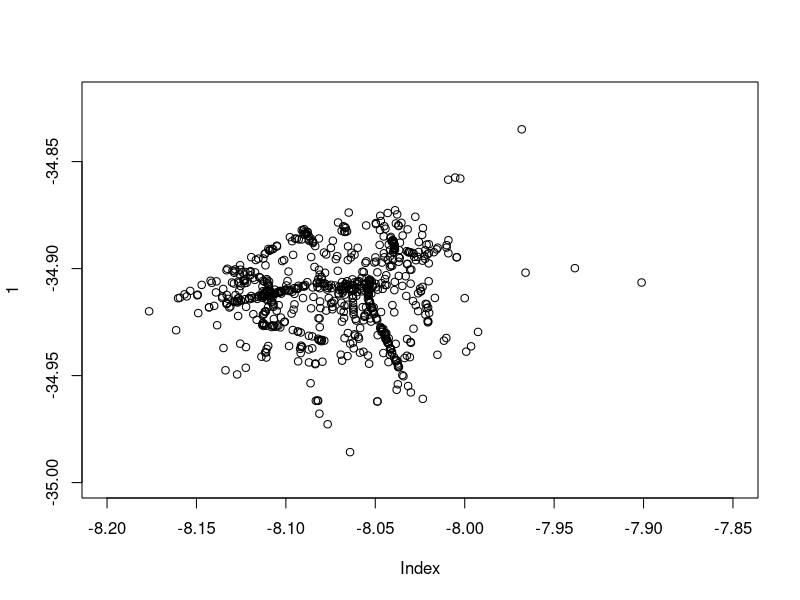

Source code (R):
library(base)

values.num <- function(list) {
  as.numeric(paste(unlist(list)))
}

add.days <- function(date,n) {
  seq(date, by = paste (n, "days"), length = 2)[2]
}

get.pos <- function(lb, up, dt) {
  i = 1
  for(date in seq(lb, up, by='days')) {
    if (dt == date) {
      return(i)
    }
    i = i + 1
  }

  stop('Date not in range!')
}

inc <- function(el) {
  if (typeof(el) == 'double') {
    return(el + 1)
  } else {
    return(1)
  }
}

get.month <- function(date) {
  as.integer(substr(date,6,7))
}

get.year <- function(date) {
  as.integer(substr(date,1,4))
}

data <- read.csv('sample_car_dealer_visits.csv')

dates <- unique(as.Date(data$dt)[order(as.Date(data$dt))])
start.date <- head(dates, 1)
end.date <- tail(dates, 1)

series <- list()

for (name in unique(as.character(data$place_name))) {
  series[[name]] <- NULL
  series[[name]]$visits <- integer(length(seq(start.date,end.date,by='days')))
}

for (i in 1:length(data$dt)) {
  name <- as.character(data$place_name[i])
  date <- as.Date(data$dt[i])
  series[[name]]$visits[get.pos(start.date, end.date, date)] <- 
    inc(series[[name]]$visits[get.pos(start.date, end.date, date)])

  series[[name]]$lat <- c(series[[name]]$lat, as.double(data$lat[i]))
  series[[name]]$lng <- c(series[[name]]$lng, as.double(data$lng[i]))
}

for (name in names(series)) {
  series[[name]]$ts <- ts(series[[name]]$visits, frequency=365,
    start=c(get.year(start.date), as.numeric(format(start.date, "%j"))))
}

plot(1, xlim=c(-8.2,-7.85), ylim=c(-35,-34.82))
output <- list()
for (name in names(series)) {
  points(mean(series[[name]]$lat), mean(series[[name]]$lng))
  output[['lat']] <- c(output[['lat']], mean(series[[name]]$lat))
  output[['lng']] <- c(output[['lng']], mean(series[[name]]$lng))
}
write.csv(output, file='location-output.csv', row.names=FALSE)

# for (key in names(series)) {
#   plot(series[[key]]$ts, ylab=key)
# }

# avg <- list()
# for (key in names(series)) {
#   avg[[key]] <- mean(series[[key]]$ts)
# }
# avg <- avg[avg > 1.9]
# plot(values.num(avg), ylab='average')